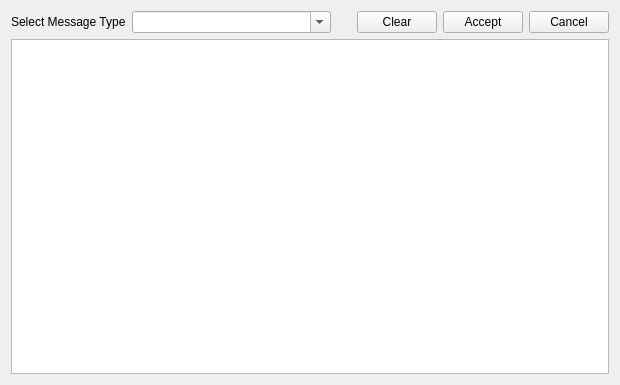
<?xml version="1.0" encoding="UTF-8"?>
<ui version="4.0">
 <class>MessageWidget</class>
 <widget class="QWidget" name="MessageWidget">
  <property name="geometry">
   <rect>
    <x>0</x>
    <y>0</y>
    <width>620</width>
    <height>385</height>
   </rect>
  </property>
  <property name="windowTitle">
   <string> Edit Annotation's Data</string>
  </property>
  <layout class="QVBoxLayout" name="verticalLayout">
   <item>
    <layout class="QHBoxLayout" name="horizontalLayout">
     <item>
      <widget class="QLabel" name="label_2">
       <property name="text">
        <string>Select Message Type</string>
       </property>
      </widget>
     </item>
     <item>
      <widget class="ExtendedComboBox" name="msg_type_combo_box">
       <property name="sizePolicy">
        <sizepolicy hsizetype="Expanding" vsizetype="Fixed">
         <horstretch>2</horstretch>
         <verstretch>0</verstretch>
        </sizepolicy>
       </property>
       <property name="minimumSize">
        <size>
         <width>100</width>
         <height>0</height>
        </size>
       </property>
       <property name="toolTip">
        <string>Message type to create</string>
       </property>
       <property name="editable">
        <bool>true</bool>
       </property>
       <property name="sizeAdjustPolicy">
        <enum>QComboBox::AdjustToMinimumContentsLength</enum>
       </property>
      </widget>
     </item>
     <item>
      <spacer name="horizontalSpacer">
       <property name="orientation">
        <enum>Qt::Horizontal</enum>
       </property>
       <property name="sizeHint" stdset="0">
        <size>
         <width>20</width>
         <height>20</height>
        </size>
       </property>
      </spacer>
     </item>
     <item>
      <widget class="QPushButton" name="clear_button">
       <property name="toolTip">
        <string>Discard current message</string>
       </property>
       <property name="text">
        <string>Clear</string>
       </property>
      </widget>
     </item>
     <item>
      <widget class="QPushButton" name="accept_button">
       <property name="toolTip">
        <string>Complete edition, accepting changes</string>
       </property>
       <property name="text">
        <string>Accept</string>
       </property>
      </widget>
     </item>
     <item>
      <widget class="QPushButton" name="cancel_button">
       <property name="toolTip">
        <string>Cancel edition, discarding changes</string>
       </property>
       <property name="text">
        <string>Cancel</string>
       </property>
      </widget>
     </item>
    </layout>
   </item>
   <item>
    <layout class="QHBoxLayout" name="horizontalLayout_2"/>
   </item>
   <item>
    <widget class="MessageTreeWidget" name="message_tree_widget">
     <property name="contextMenuPolicy">
      <enum>Qt::CustomContextMenu</enum>
     </property>
     <property name="toolTip">
      <string>Right click on item or selection for more options.</string>
     </property>
     <property name="dragEnabled">
      <bool>false</bool>
     </property>
     <property name="dragDropMode">
      <enum>QAbstractItemView::DragDrop</enum>
     </property>
     <property name="selectionMode">
      <enum>QAbstractItemView::ExtendedSelection</enum>
     </property>
     <property name="sortingEnabled">
      <bool>false</bool>
     </property>
     <attribute name="headerDefaultSectionSize">
      <number>200</number>
     </attribute>
     <attribute name="headerMinimumSectionSize">
      <number>100</number>
     </attribute>
     <attribute name="headerStretchLastSection">
      <bool>false</bool>
     </attribute>
    </widget>
   </item>
  </layout>
 </widget>
 <customwidgets>
  <customwidget>
   <class>ExtendedComboBox</class>
   <extends>QComboBox</extends>
   <header>rqt_py_common.extended_combo_box</header>
  </customwidget>
  <customwidget>
   <class>MessageTreeWidget</class>
   <extends>QTreeView</extends>
   <header>rqt_annotation_data.message_tree_widget</header>
  </customwidget>
 </customwidgets>
 <resources/>
 <connections/>
</ui>
